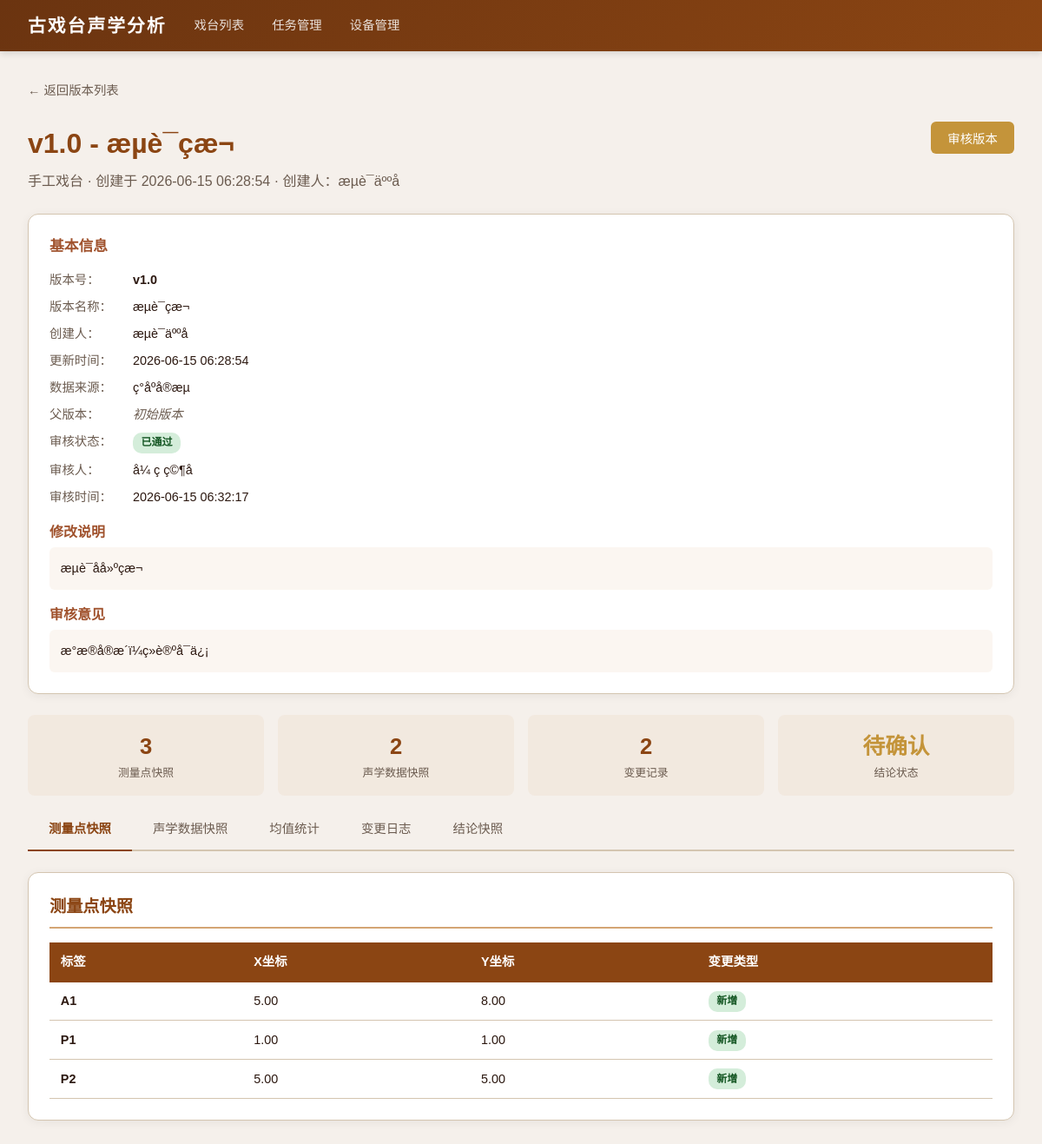
The page /stages/1/versions/1 on the database its author committed.
### tables this page shows
CREATE TABLE measurement_versions (
            id INTEGER PRIMARY KEY AUTOINCREMENT,
            stage_id INTEGER NOT NULL,
            version_number TEXT NOT NULL,
            version_name TEXT NOT NULL DEFAULT '',
            created_by TEXT NOT NULL DEFAULT '',
            update_time TIMESTAMP DEFAULT CURRENT_TIMESTAMP,
            modification_description TEXT NOT NULL DEFAULT '',
            data_source TEXT NOT NULL DEFAULT '',
            review_status TEXT NOT NULL DEFAULT 'pending',
            reviewed_by TEXT NOT NULL DEFAULT '',
            review_time TIMESTAMP,
            review_comment TEXT NOT NULL DEFAULT '',
            parent_version_id INTEGER,
            session_id INTEGER,
            conclusion_snapshot TEXT NOT NULL DEFAULT '',
            created_at TIMESTAMP DEFAULT CURRENT_TIMESTAMP,
            FOREIGN KEY (stage_id) REFERENCES stages(id) ON DELETE CASCADE,
            FOREIGN KEY (parent_version_id) REFERENCES measurement_versions(id) ON DELETE SET NULL,
            FOREIGN KEY (session_id) REFERENCES measurement_sessions(id) ON DELETE SET NULL,
            UNIQUE(stage_id, version_number)
        );

CREATE TABLE stages (
            id INTEGER PRIMARY KEY AUTOINCREMENT,
            name TEXT NOT NULL,
            location TEXT NOT NULL DEFAULT '',
            description TEXT NOT NULL DEFAULT '',
            plan_width REAL NOT NULL DEFAULT 20.0,
            plan_height REAL NOT NULL DEFAULT 15.0,
            created_at TIMESTAMP DEFAULT CURRENT_TIMESTAMP
        );

CREATE TABLE version_point_snapshots (
            id INTEGER PRIMARY KEY AUTOINCREMENT,
            version_id INTEGER NOT NULL,
            point_id INTEGER,
            label TEXT NOT NULL,
            x REAL NOT NULL,
            y REAL NOT NULL,
            change_type TEXT NOT NULL DEFAULT 'unchanged',
            FOREIGN KEY (version_id) REFERENCES measurement_versions(id) ON DELETE CASCADE,
            FOREIGN KEY (point_id) REFERENCES measurement_points(id) ON DELETE SET NULL
        );

### app/routers/versions.py (the view)
@router.get("/stages/{stage_id}/versions/{version_id}", response_class=HTMLResponse)
def version_detail(request: Request, stage_id: int, version_id: int, db=Depends(get_db)):
    cursor = db.cursor()
    cursor.execute("SELECT * FROM stages WHERE id = ?", (stage_id,))
    stage = cursor.fetchone()
    if not stage:
        raise HTTPException(status_code=404, detail="戏台不存在")
    stage = dict(stage)
    cursor.execute("""
        SELECT mv.*, pv.version_number as parent_version_number
        FROM measurement_versions mv
        LEFT JOIN measurement_versions pv ON mv.parent_version_id = pv.id
        WHERE mv.id = ? AND mv.stage_id = ?
    """, (version_id, stage_id))
    version = cursor.fetchone()
    if not version:
        raise HTTPException(status_code=404, detail="版本不存在")
    version = dict(version)
    status_map = {
        "pending": "待审核",
        "approved": "已通过",
        "rejected": "已驳回"
    }
    version["review_status_text"] = status_map.get(version["review_status"], version["review_status"])
    cursor.execute(
        "SELECT * FROM version_point_snapshots WHERE version_id = ? ORDER BY label",
        (version_id,)
    )
    point_snapshots = [dict(row) for row in cursor.fetchall()]
    cursor.execute(
        "SELECT * FROM version_acoustic_snapshots WHERE version_id = ? ORDER BY point_label",
        (version_id,)
    )
    acoustic_snapshots = [dict(row) for row in cursor.fetchall()]
    statistics = compute_statistics(acoustic_snapshots)
    cursor.execute(
        "SELECT * FROM version_change_logs WHERE version_id = ? ORDER BY created_at",
        (version_id,)
    )
    change_logs = [dict(row) for row in cursor.fetchall()]
    conclusion_data = None
    if version["conclusion_snapshot"]:
        try:
            conclusion_data = json.loads(version["conclusion_snapshot"])
        except:
            conclusion_data = None
    cursor.execute("""
        SELECT mv.id, mv.version_number, mv.version_name, mv.created_at
        FROM measurement_versions mv
        WHERE mv.stage_id = ? AND mv.id != ?
        ORDER BY mv.created_at DESC
    """, (stage_id, version_id))
    other_versions = [dict(row) for row in cursor.fetchall()]
    return templates.TemplateResponse("version_detail.html", {
        "request": request, "stage": stage, "version": version,
        "point_snapshots": point_snapshots, "acoustic_snapshots": acoustic_snapshots,
        "statistics": statistics, "change_logs": change_logs,
        "conclusion_data": conclusion_data, "other_versions": other_versions
    })

### app/templates/version_detail.html (shortened to what this page needs)
{% extends "base.html" %}
{% block content %}
<div style="margin-bottom:1.5rem;">
    <a href="/stages/{{ stage.id }}/versions" style="color:var(--text-light);text-decoration:none;font-size:0.9rem;">← 返回版本列表</a>
</div>
<div style="display:flex;justify-content:space-between;align-items:flex-start;margin-bottom:1.5rem;gap:1rem;flex-wrap:wrap;">
    <div>
        <h1 style="color:var(--primary);margin-bottom:0.3rem;">
            {{ version.version_number }}
            {% if version.version_name %}- {{ version.version_name }}{% endif %}
        </h1>
        <p style="color:var(--text-light);">
            {{ stage.name }} · 创建于 {{ version.created_at }}
            {% if version.created_by %} · 创建人：{{ version.created_by }}{% endif %}
        </p>
    </div>
    <div class="actions">
        <button class="btn btn-warning" onclick="document.getElementById('reviewModal').style.display='flex'">审核版本</button>
    </div>
</div>
<div class="card">
    <div style="display:flex;justify-content:space-between;align-items:flex-start;flex-wrap:wrap;gap:1rem;">
        <div style="flex:1;min-width:250px;">
            <h3>基本信息</h3>
            <div style="display:grid;grid-template-columns:auto 1fr;gap:0.5rem 1.5rem;font-size:0.9rem;">
                <span style="color:var(--text-light);">版本号：</span><span style="font-weight:600;">{{ version.version_number }}</span>
                <span style="color:var(--text-light);">版本名称：</span><span>{{ version.version_name or '-' }}</span>
                <span style="color:var(--text-light);">创建人：</span><span>{{ version.created_by or '-' }}</span>
                <span style="color:var(--text-light);">更新时间：</span><span>{{ version.update_time }}</span>
                <span style="color:var(--text-light);">数据来源：</span><span>{{ version.data_source or '-' }}</span>
                <span style="color:var(--text-light);">父版本：</span>
                <span>
                    {% if version.parent_version_number %}
                    <a href="/stages/{{ stage.id }}/versions/{{ version.parent_version_id }}" class="badge badge-info">{{ version.parent_version_number }}</a>
                    {% else %}
                    <span class="missing-indicator">初始版本</span>
                    {% endif %}
                </span>
                <span style="color:var(--text-light);">审核状态：</span>
                <span>
                    {% if version.review_status == 'pending' %}
                    <span class="badge badge-warning">待审核</span>
                    {% elif version.review_status == 'approved' %}
                    <span class="badge badge-success">已通过</span>
                    {% elif version.review_status == 'rejected' %}
                    <span class="badge badge-danger">已驳回</span>
                    {% endif %}
                </span>
                {% if version.reviewed_by %}
                <span style="color:var(--text-light);">审核人：</span><span>{{ version.reviewed_by }}</span>
                {% endif %}
                {% if version.review_time %}
                <span style="color:var(--text-light);">审核时间：</span><span>{{ version.review_time }}</span>
                {% endif %}
            </div>
            {% if version.modification_description %}
            <div style="margin-top:1rem;">
                <h4 style="color:var(--primary-light);margin-bottom:0.3rem;">修改说明</h4>
                <p style="background:rgba(212,165,116,0.1);padding:0.8rem;border-radius:6px;font-size:0.9rem;">
                    {{ version.modification_description }}
                </p>
            </div>
            {% endif %}
            {% if version.review_comment %}
            <div style="margin-top:1rem;">
                <h4 style="color:var(--primary-light);margin-bottom:0.3rem;">审核意见</h4>
                <p style="background:rgba(212,165,116,0.1);padding:0.8rem;border-radius:6px;font-size:0.9rem;">
                    {{ version.review_comment }}
                </p>
            </div>
            {% endif %}
        </div>
    </div>
</div>
<div class="stat-grid">
    <div class="stat-item">
        <div class="stat-value">{{ point_snapshots|length }}</div>
        <div class="stat-label">测量点快照</div>
    </div>
    <div class="stat-item">
        <div class="stat-value">{{ acoustic_snapshots|length }}</div>
        <div class="stat-label">声学数据快照</div>
    </div>
    <div class="stat-item">
        <div class="stat-value">{{ change_logs|length }}</div>
        <div class="stat-label">变更记录</div>
    </div>
    <div class="stat-item">
        <div class="stat-value">
            {% if conclusion_data %}
                {% if conclusion_data.is_confirmed %}
                <span style="color:var(--success);">已确认</span>
                {% else %}
                <span style="color:var(--warning);">待确认</span>
                {% endif %}
            {% else %}
            <span style="color:var(--text-light);">无</span>
            {% endif %}
        </div>
        <div class="stat-label">结论状态</div>
    </div>
</div>
<div class="tab-bar">
    <a href="javascript:void(0)" class="active" onclick="showVerTab(event, 'points')">测量点快照</a>
    <a href="javascript:void(0)" onclick="showVerTab(event, 'acoustic')">声学数据快照</a>
    <a href="javascript:void(0)" onclick="showVerTab(event, 'stats')">均值统计</a>
    <a href="javascript:void(0)" onclick="showVerTab(event, 'changelog')">变更日志</a>
    <a href="javascript:void(0)" onclick="showVerTab(event, 'conclusion')">结论快照</a>
</div>
<div id="tab-points" class="ver-tab">
    <div class="card">
        <h2>测量点快照</h2>
        {% if point_snapshots %}
        <table>
            <thead>
                <tr>
                    <th>标签</th>
                    <th>X坐标</th>
                    <th>Y坐标</th>
                    <th>变更类型</th>
                </tr>
            </thead>
            <tbody>
                {% for p in point_snapshots %}
                <tr>
                    <td style="font-weight:600;">{{ p.label }}</td>
                    <td>{{ '%.2f'|format(p.x) }}</td>
                    <td>{{ '%.2f'|format(p.y) }}</td>
                    <td>
                        {% if p.change_type == 'added' %}
                        <span class="badge badge-success">新增</span>
                        {% elif p.change_type == 'modified' %}
                        <span class="badge badge-warning">修改</span>
                        {% elif p.change_type == 'removed' %}
                        <span class="badge badge-danger">删除</span>
                        {% else %}
                        <span class="badge badge-info">未变</span>
                        {% endif %}
                    </td>
                </tr>
                {% endfor %}
            </tbody>
        </table>
        {% else %}
        <p style="color:var(--text-light);text-align:center;">暂无测量点数据</p>
        {% endif %}
    </div>
</div>
{% endblock %}

### app/templates/base.html (style rules this page uses)
:root { --primary: #8B4513; --primary-light: #A0522D; --primary-dark: #6B3410; --accent: #D4A574; --bg: #F5F0EB; --card-bg: #FFFFFF; --text: #2C1810; --text-light: #6B5B4F; --border: #D4C5B0; --success: #4A7C59; --warning: #C4943A; --danger: #9B3B3B; --info: #4A6B8A; }
* { margin: 0; padding: 0; box-sizing: border-box; }
body { font-family: "PingFang SC", "Microsoft YaHei", "Hiragino Sans GB", sans-serif; background: var(--bg); color: var(--text); line-height: 1.6; }
.card { background: var(--card-bg); border-radius: 12px; box-shadow: 0 2px 12px rgba(0,0,0,0.06); padding: 1.5rem; margin-bottom: 1.5rem; border: 1px solid var(--border); }
.card h2 { color: var(--primary); margin-bottom: 1rem; padding-bottom: 0.5rem; border-bottom: 2px solid var(--accent); font-size: 1.2rem; }
.card h3 { color: var(--primary-light); margin-bottom: 0.8rem; font-size: 1.05rem; }
.btn { display: inline-block; padding: 0.5rem 1.2rem; border-radius: 6px; border: none; cursor: pointer; font-size: 0.9rem; text-decoration: none; transition: all 0.2s; font-family: inherit; }
.btn-warning { background: var(--warning); color: white; }
table { width: 100%; border-collapse: collapse; font-size: 0.9rem; }
table th { background: var(--primary); color: white; padding: 0.7rem 0.8rem; text-align: left; font-weight: 600; }
table td { padding: 0.6rem 0.8rem; border-bottom: 1px solid var(--border); }
.badge { display: inline-block; padding: 0.15rem 0.6rem; border-radius: 10px; font-size: 0.75rem; font-weight: 600; }
.badge-success { background: #d4edda; color: #155724; }
.actions { display: flex; gap: 0.5rem; flex-wrap: wrap; }
.stat-grid { display: grid; grid-template-columns: repeat(auto-fit, minmax(180px, 1fr)); gap: 1rem; margin-bottom: 1rem; }
.stat-item { text-align: center; padding: 1rem; background: rgba(212,165,116,0.1); border-radius: 8px; }
.stat-value { font-size: 1.6rem; font-weight: 700; color: var(--primary); }
.stat-label { font-size: 0.8rem; color: var(--text-light); }
.tab-bar { display: flex; gap: 0; margin-bottom: 1.5rem; border-bottom: 2px solid var(--border); }
.tab-bar a { padding: 0.7rem 1.5rem; text-decoration: none; color: var(--text-light); font-size: 0.9rem; border-bottom: 2px solid transparent; margin-bottom: -2px; transition: all 0.2s; }
.tab-bar a.active { color: var(--primary); border-bottom-color: var(--primary); font-weight: 600; }
.missing-indicator { color: var(--text-light); font-style: italic; }

### rows shown on the page
measurement_versions: version_number "v1.0", version_name "æµè¯çæ¬", created_at "2026-06-15 06:28:54", created_by "æµè¯äººå", update_time "2026-06-15 06:28:54", data_source "ç°åºå®æµ", reviewed_by "å¼ ç ç©¶å", review_time "2026-06-15 06:32:17", modification_description "æµè¯åå»ºçæ¬", review_comment "æ°æ®å®æ´ï¼ç»è®ºå¯ä¿¡"
stages: name "手工戏台"
version_point_snapshots: label "A1", x "5.00", y "8.00", change_type "新增"
version_point_snapshots: label "P1", x "1.00", y "1.00", change_type "新增"
version_point_snapshots: label "P2", x "5.00", y "5.00", change_type "新增"

### other values the page prints
{{ point_snapshots|length }} "3"
{{ acoustic_snapshots|length }} "2"
{{ change_logs|length }} "2"
